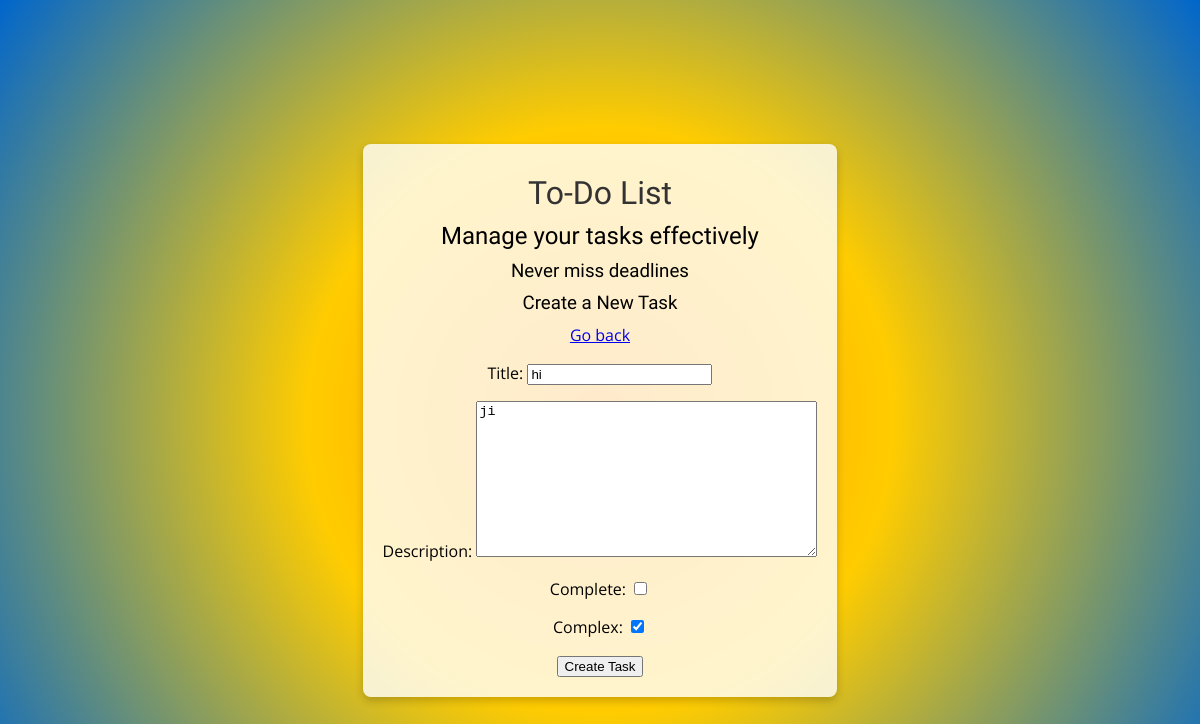
The page /task-update/9/ (signed in) on the database its author committed.
### base/models.py (models this page shows, shortened)
class Task(models.Model):
    user = models.ForeignKey(User, on_delete=models.SET_NULL, null=True, blank=True)
    title = models.CharField(max_length=200, null=True, blank=True)
    description = models.TextField(null=True, blank=True)
    complete = models.BooleanField(default=False)
    created = models.DateTimeField(auto_now_add=True)
    complex = models.BooleanField(default=False)
    class Meta:
        ordering = ['complete']

### base/views.py (the view)
# urls.py: path('task-update/<int:pk>/', TaskUpdate.as_view(), name='task-update'),
class TaskUpdate(LoginRequiredMixin,UpdateView):
    model =  Task
    fields= ['title', 'description', 'complete', 'complex']
    success_url = reverse_lazy('task-list')

### base/templates/base/task_form.html (shortened to what this page needs)
{% extends 'base/main.html' %}
{% block content%}
<h3>Create a New Task</h3>
<a href="{% url 'task-list'%}">Go back </a>
<form method="POST" action="">
    {{ form.as_p }}
    <input type="submit" value="Create Task">
</form>
{% endblock content%}

### base/templates/base/main.html (style rules this page uses)
body { background: radial-gradient(circle, rgba(255, 153, 0, 1) 0%, rgba(255, 204, 0, 1) 40%, rgba(0, 102, 204, 1) 100%); font-family: 'Open Sans', sans-serif; padding: 20px; margin: 0; color: rgb(0, 0, 0); min-height: 100vh; display: flex; align-items: center; justify-content: center; }
h1, h2, h3, h4, h5, h6 { font-family: "Bungee Spice", sans-serif; font-weight: 400; font-style: normal; color: #000000; text-shadow: none; margin: 10px 0; }

### rows shown on the page
Task: title "hi", description "ji", complex "☑"
